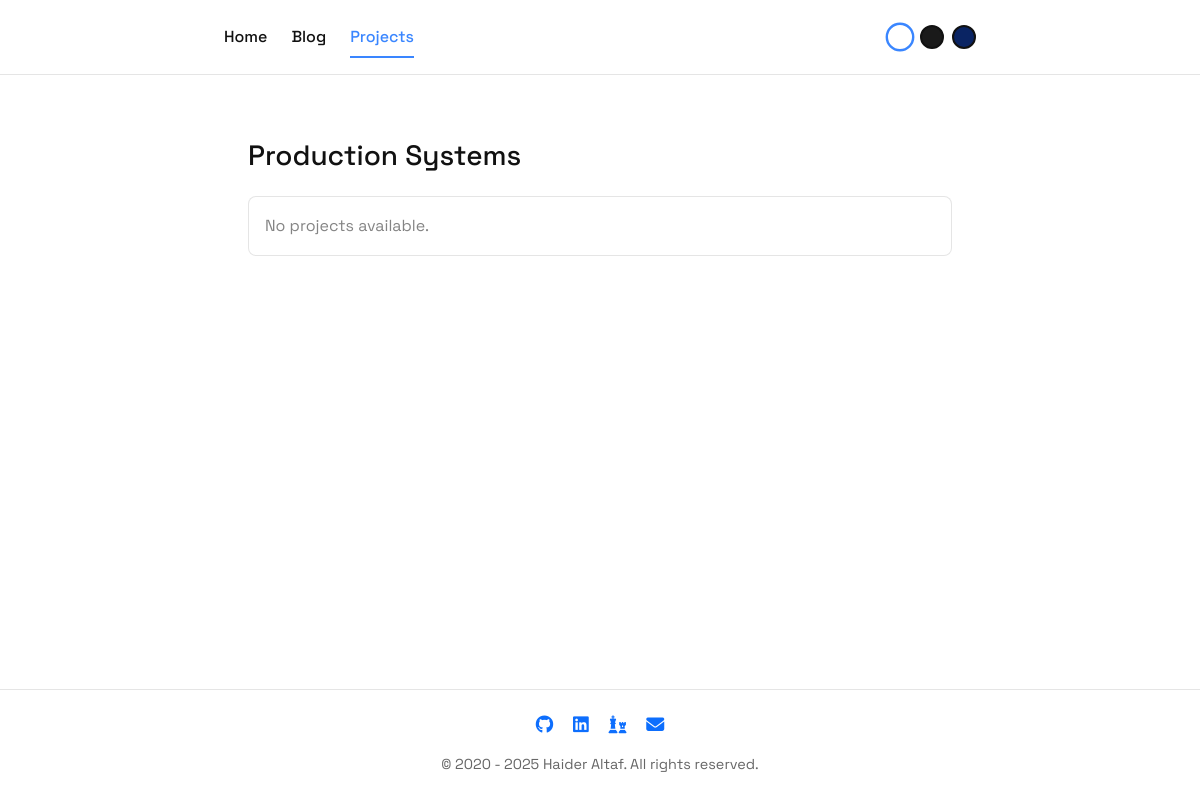
The app's page /projects/, older data.
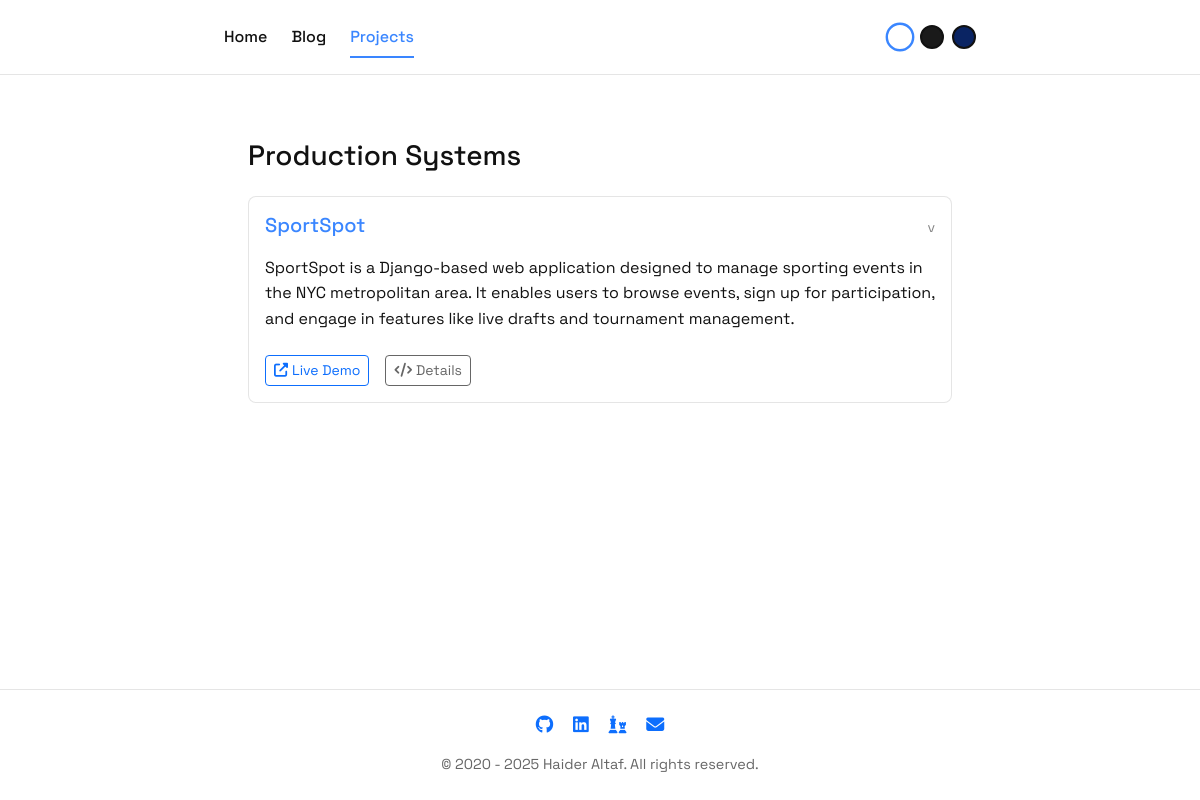
The same page, newer data.
### main/models.py (models this page shows, shortened)
class Project(models.Model):
    title = models.CharField(max_length=200)
    description = models.TextField()
    url = models.URLField(blank=True, null=True)
    created_at = models.DateTimeField(default=timezone.now)
    updated_at = models.DateTimeField(auto_now=True)

### main/views.py (the view)
# urls.py: path("projects/", views.ProjectListView.as_view(), name="project_list"),
class ProjectListView(ListView):
    model = Project
    template_name = "main/project_list.html"
    context_object_name = "projects"
    ordering = ['-created_at']
    paginate_by = 5

### main/templates/main/project_list.html (shortened to what this page needs)
{% extends "main/layout.html" %}
{% block content %}
<section class="project-list">
    <div class="d-flex justify-content-between align-items-center mb-4">
        <h1 class="h3 mb-0">Production Systems</h1>
    </div>
    <div class="project-grid">
        {% for project in projects %}
        <div class="card mb-4">
            <div class="card-body">
                <div class="d-flex justify-content-between align-items-baseline mb-3">
                    <h3 class="h5 mb-0">
                        <a href="{% url 'main:project_detail' project.pk %}" class="text-decoration-none">{{ project.title }}</a>
                    </h3>
                    <small class="text-muted">v{{ project.version }}</small>
                </div>
                <p class="mb-4">{{ project.description }}</p>
                <div class="d-flex gap-3">
                    {% if project.url %}
                    <a href="{{ project.url }}" target="_blank" class="btn btn-outline-primary btn-sm">
                        <i class="fas fa-external-link-alt me-1"></i>Live Demo
                    </a>
                    {% endif %}
                    <a href="{% url 'main:project_detail' project.pk %}" class="btn btn-outline-secondary btn-sm">
                        <i class="fas fa-code me-1"></i>Details
                    </a>
                </div>
            </div>
        </div>
        {% empty %}
        <div class="card">
            <div class="card-body">
                <p class="text-muted mb-0">No projects available.</p>
            </div>
        </div>
        {% endfor %}
    </div>
</section>
{% endblock %}

Row changes from the older to the newer data that the page shows:
added Project: title "SportSpot", description "SportSpot is a Django-based web application designed to manage sporting events in the NYC metropolitan area. It enables users to browse events, sign up for participation, and engage in features like live drafts and tournament management."
Text that changed along with them:
text no longer shown: "No projects available."
